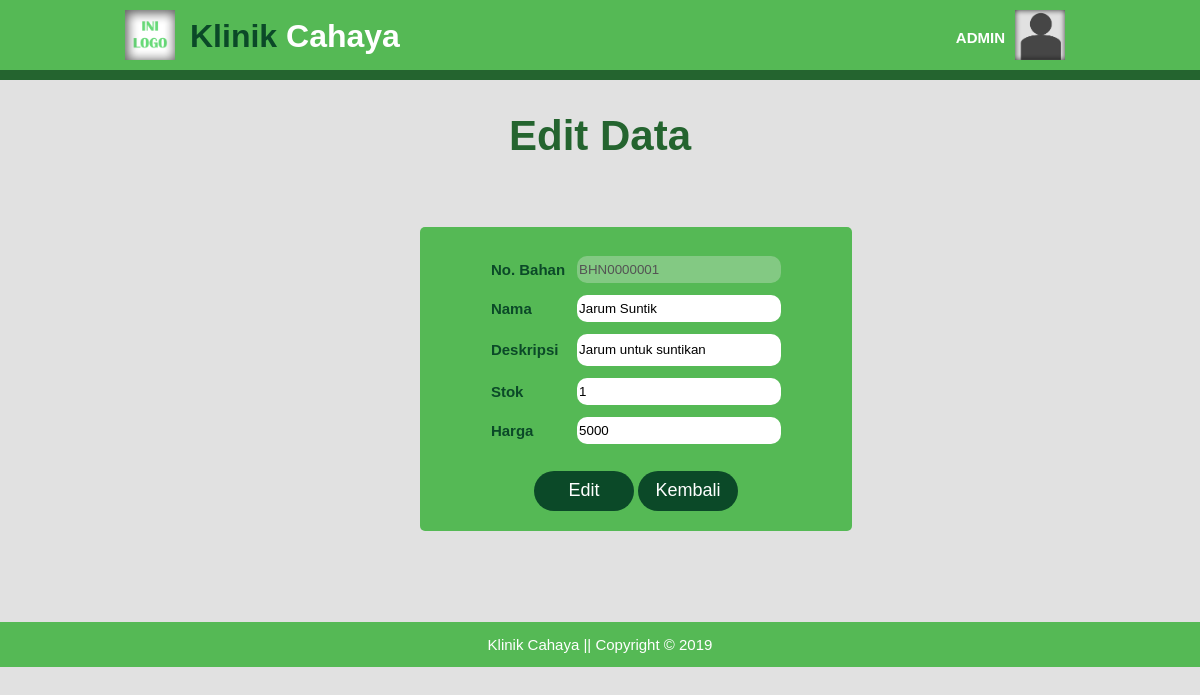
Page /update-bahan.php?id=BHN0000001 (signed in) on the committed database.
### tables this page shows
CREATE TABLE `tb_bahan` (
  `no_bahan` varchar(10) NOT NULL,
  `nama` varchar(30) DEFAULT NULL,
  `stok` int(11) DEFAULT NULL,
  `harga` int(11) DEFAULT NULL,
  `deskripsi` varchar(30) DEFAULT NULL
);

### update-bahan.php (the view, shortened to what this page needs)
<!DOCTYPE html>
<html>
  <head>
    <link rel="stylesheet" href="./css/data-p_add_style.css">
  </head>
  <body>
    <header>
      <div class="container">
        <div id="logo">
          <img src="./img/ini_logo.png" alt="Logo">
          <a href="index-a.php"><span class="hightlight">Klinik</span> Cahaya</a>
        </div>
        <div id="profil">
          <img src="./img/pp.png" alt="Profil">
          <h4>ADMIN</h4>
        </div>
      </div>
    </header>
    <section id="add-data">
      <div class="container">
        <div class="title">
          <h2>Edit Data</h2>
        </div>
        <div class="report">
					<?php
						include 'connect.php';
						$no = $_GET['id'];
						$sql = mysqli_query($connect,"SELECT * FROM tb_bahan WHERE no_bahan = '$no' ");
						$data = mysqli_fetch_array($sql);
					 ?>
          <form class="add" action="" method="post">
            <table>
              <tr><td><input type="text" name="no" value="<?php echo $data['no_bahan'] ?>" hidden=hidden></td></tr>
              <tr>
                <td>No. Bahan</td>
                <td><input type="text" name="no" value="<?php echo $data['no_bahan'] ?>" disabled=disabled></td>
              </tr>
              <tr>
                <td>Nama</td>
                <td><input type="text" name="nama" value="<?php echo $data['nama'] ?>"></td>
              </tr>
              <tr>
                <td>Deskripsi</td>
                <td><input type="text" style="height:30px" name="desc" value="<?php echo $data['deskripsi'] ?>"></td>
              </tr>
              <tr>
                <td>Stok</td>
                <td><input type="text" name="stok" value="<?php echo $data['stok'] ?>"></td>
              </tr>
              <tr>
                <td>Harga</td>
                <td><input type="text" name="harga" value="<?php echo $data['harga'] ?>"></td>
              </tr>
            </table>
            <div class="button">
              <input type="submit" name="upbutton" value="Edit">
              <a href="data_bahan-a.php"><button type="button" name="back">Kembali</button></a>
            </div>
          </form>
        </div>
      </div>
    </section>
    <footer>
      <div class="container">
        <p>Klinik Cahaya || Copyright &copy; 2019</p>
      </div>
    </footer>
  </body>
</html>

### css/data-p_add_style.css (style rules this page uses)
body { background-color: #e1e1e1; font: 15px/1 arial,sans-serif; padding: 0; margin: 0; }
.container { width: 80%; margin: auto; overflow: hidden; }
header { padding: 10px 0 10px 0; background-color: #55b955; border-bottom: #24642f 10px solid; color : #ffffff; }
header img { width: 50px; height: 50px; }
header #logo img { float:left; padding-left: 5px; }
header #logo a { text-decoration: none; color: white; font-size: 32px; font-weight: bold; float: left; padding: 10px 0 0 15px; }
header .hightlight { color:#0b4928; }
header #profil img { float: right; padding-right: 15px; }
header #profil h4 { float:right; margin: 0; padding: 20px 10px 0 0; }
#add-data { min-height: 542px; }
.title { color: #24642f; font-size: 28px; text-align: -webkit-center; }
.report { background-color: #55b955; width: 45%; text-align: -webkit-center; margin-top: 70px; margin-left: 300px; border-radius: 5px; }
.report form { margin: 0; padding: 10px 15px; }
table th,td { margin: 0; padding: 5px; }
table td { color: #0b4928; font-weight: bold; }
td input { width: 200px; height: 25px; border: none; border-radius: 10px; }
.button { padding: 20px 0 10px 0; }
.button input,button { background-color: #0b4928; color: #ffffff; border: none; border-radius: 20px; width: 100px; height: 40px; font-size: 18px; }
footer { background-color: #55b955; text-align: center; color: #ffffff; }

### rows in the picture
tb_bahan: no "BHN0000001", nama "Jarum Suntik", desc "Jarum untuk suntikan", stok "1", harga "5000"
